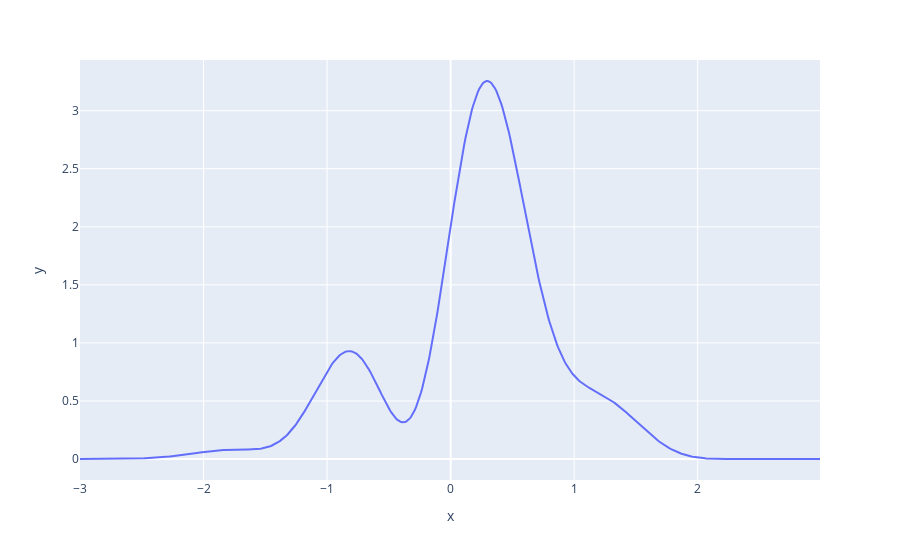

Write notebook code for a chart like this one.
### Markdown cell above
# Suppose we want to sample from a whacky distrbution such as:
$$
P(x) = \frac{exp(-x^2)(2 + sin(5x) + sin(2x) )}{\int_{-\infty}^{\infty} exp(-x'^2)(2 + sin(5x') + sin(2x') )  dx^{'}}
$$

### Code cell
def targetdist(x):
        # the numerator that we care about
        probX = np.exp(-x**2) * (2 + np.sin(x*5) + np.sin(x*2))
        return probX
x = np.arange(-3,3, 0.01)
y = targetdist(x)

px.line(x = x, y= y)

### Figure 1 — Plotly figure (JSON) as saved in the notebook; plotly's stock layout.template omitted (floating-point values rounded to 4 significant figures; data arrays with more than 128 entries replaced by an {"elided": "..."} marker saying what was removed)
{"data": [{"hovertemplate": "x=%{x}<br>y=%{y}<extra></extra>", "legendgroup": "", "line": {"color": "#636efa", "dash": "solid"}, "marker": {"symbol": "circle"}, "mode": "lines", "name": "", "orientation": "v", "showlegend": false, "type": "scatter", "x": {"elided": "600 float values"}, "xaxis": "x", "y": {"elided": "600 float values"}, "yaxis": "y"}], "layout": {"legend": {"tracegroupgap": 0}, "margin": {"t": 60}, "xaxis": {"anchor": "y", "domain": [0, 1], "title": {"text": "x"}}, "yaxis": {"anchor": "x", "domain": [0, 1], "title": {"text": "y"}}}}
